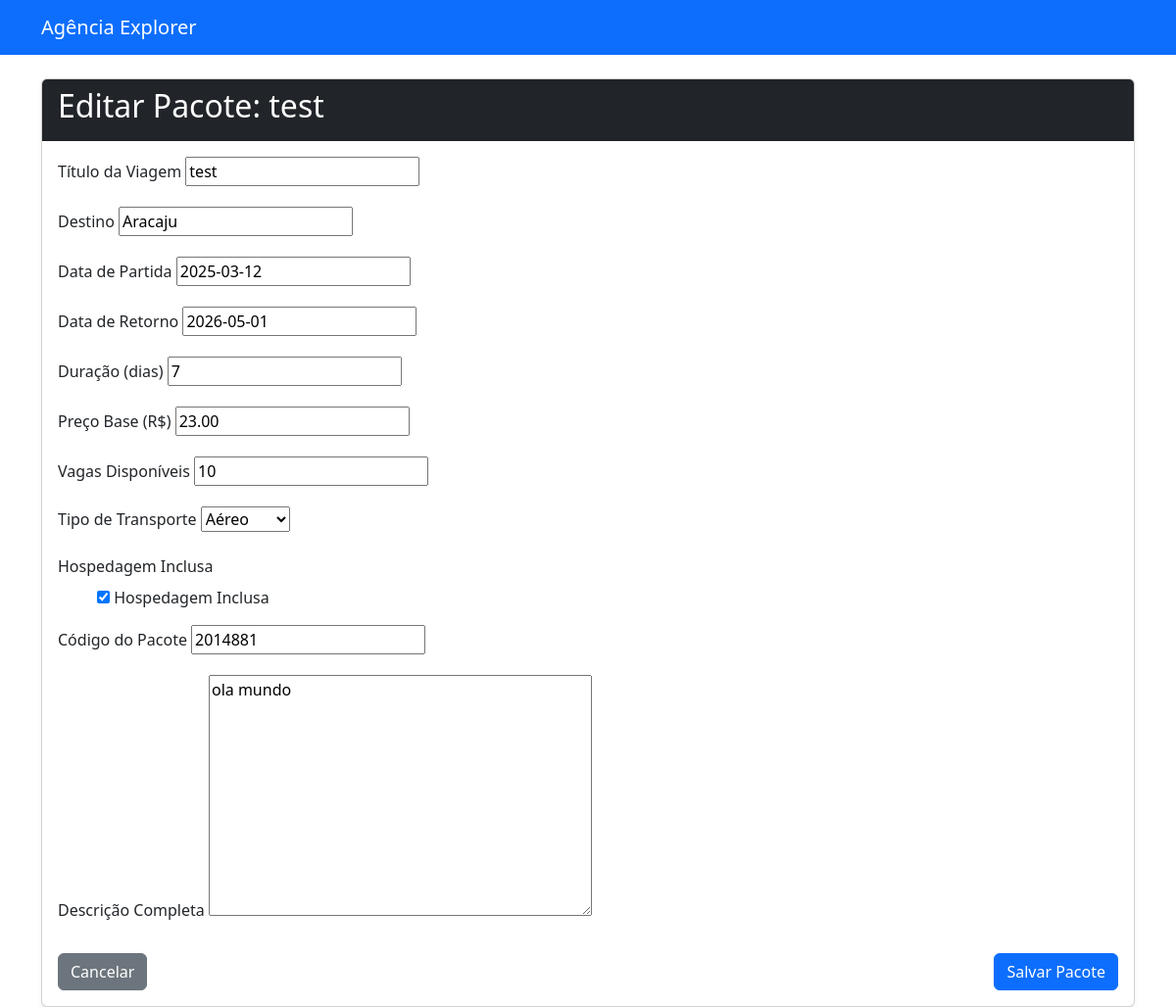
Screenshot of /1/editar/ with the database file from the repository.
### agencia/models.py (models this page shows, shortened)
class Viagem(models.Model):
    titulo = models.CharField(max_length=150, verbose_name="Título da Viagem")
    destino = models.CharField(max_length=100)
    data_partida = models.DateField(verbose_name="Data de Partida")
    data_retorno = models.DateField(verbose_name="Data de Retorno")
    duracao_dias = models.IntegerField(verbose_name="Duração (dias)")
    preco_base = models.DecimalField(max_digits=10, decimal_places=2, verbose_name="Preço Base (R$)")
    vagas_disponiveis = models.PositiveIntegerField(default=10, verbose_name="Vagas Disponíveis")
    tipo_transporte = models.CharField(
        max_length=50,
        choices=[('AEREO', 'Aéreo'), ('TERRESTRE', 'Terrestre'), ('MARITIMO', 'Marítimo')],
        verbose_name="Tipo de Transporte"
    )
    hospedagem_inclusa = models.BooleanField(default=True, verbose_name="Hospedagem Inclusa")
    codigo_pacote = models.CharField(max_length=20, unique=True, verbose_name="Código do Pacote")
    descricao_detalhada = models.TextField(verbose_name="Descrição Completa")

### agencia/views.py (the view)
# urls.py: path('<int:pk>/editar/', ViagemUpdateView.as_view(), name='viagem_editar'),
class ViagemUpdateView(UpdateView):
    model = Viagem
    fields = [
        'titulo',
        'destino',
        'data_partida',
        'data_retorno',
        'duracao_dias',
        'preco_base',
        'vagas_disponiveis',
        'tipo_transporte',
        'hospedagem_inclusa',
        'codigo_pacote',
        'descricao_detalhada'
    ]
    template_name = 'agencia/viagem_form.html'

### agencia/templates/agencia/viagem_form.html (shortened to what this page needs)
{% extends 'base.html' %}
{% block content %}
<div class="card shadow-sm">
    <div class="card-header bg-dark text-white">
        <h2 class="card-title">
            {% if form.instance.pk %}Editar Pacote: {{ form.instance.titulo }}{% else %}Novo Pacote de Viagem{% endif %}
        </h2>
    </div>
    <div class="card-body">
        <form method="post">
            {% for field in form %}
                <div class="mb-3">
                    <label for="{{ field.id_for_label }}" class="form-label">
                        {{ field.label }}
                    </label>
                    {% if field.field.widget.input_type == 'checkbox' %}
                        <div class="form-check form-switch">
                            {{ field }}
                            <label class="form-check-label" for="{{ field.id_for_label }}">
                                {{ field.label }}
                            </label>
                        </div>
                    {% else %}
                        {{ field }}
                    {% endif %}
                </div>
            {% endfor %}
            <div class="d-flex justify-content-between mt-4">
                <a href="{% url 'viagem_lista' %}" class="btn btn-secondary">
                    Cancelar
                </a>
                <button type="submit" class="btn btn-primary">
                     Salvar Pacote
                </button>
            </div>
        </form>
    </div>
</div>
{% endblock %}

### rows the page displays
Viagem: instance.titulo "test", form "test" "Aracaju" "2025-03-12" "2026-05-01" "7" "23.00" "10" "Aéreo" "2014881" "ola mundo", form "☑"

### other values shown
{{ field.label }} "Título da Viagem" "Destino" "Data de Partida" "Data de Retorno" "Duração (dias)" "Preço Base (R$)" "Vagas Disponíveis" "Tipo de Transporte" "Hospedagem Inclusa" "Código do Pacote" "Descrição Completa"
{{ field.label }} "Hospedagem Inclusa"
